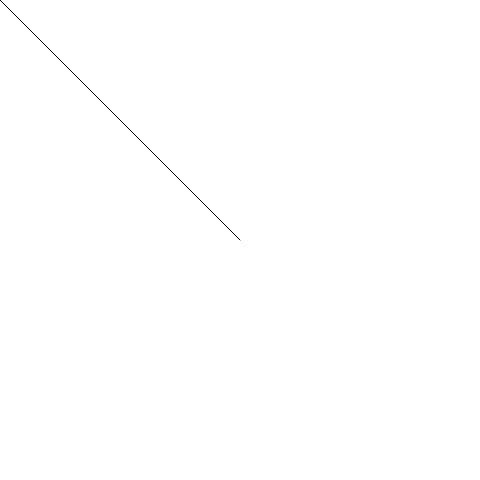
Frame 1 (no input)
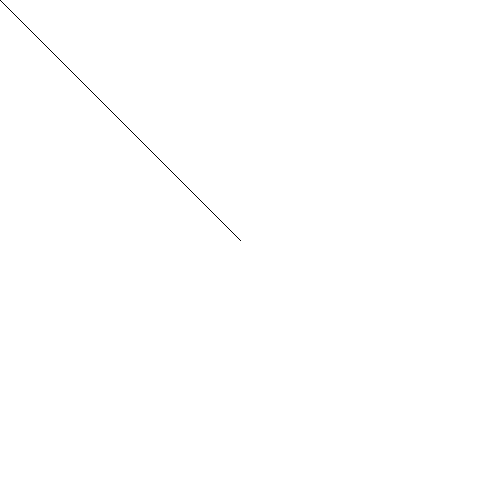
Frame 60 (no input)
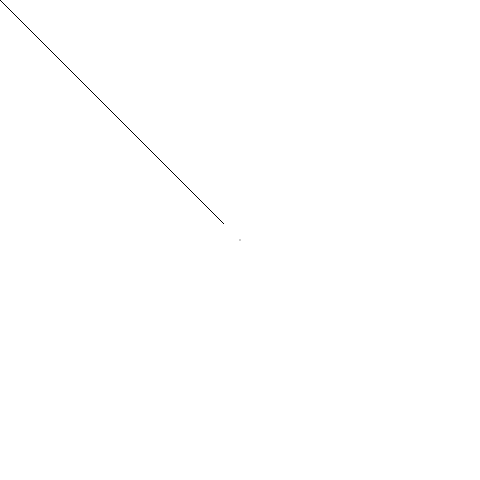
Frame 120 (the mouse pressed at the canvas centre since frame 60)

The p5.js sketch that drew these frames (run headless with seeded random() and noise() and a simulated clock; from frame 60 on, the mouse is pressed at the canvas centre):

// p5.js sketch
// ── sketch.js
function setup() {
    createCanvas(480, 480)
            
    }
    function draw() {
    if (mouseIsPressed) { erase();
    ellipse(mouseX, mouseY, 45, 45);
    noErase();                   
    } else {
    fill(25, 45, 24);
    
    }
    line(mouseX, mouseY, 240, 240)
    }
    
    
